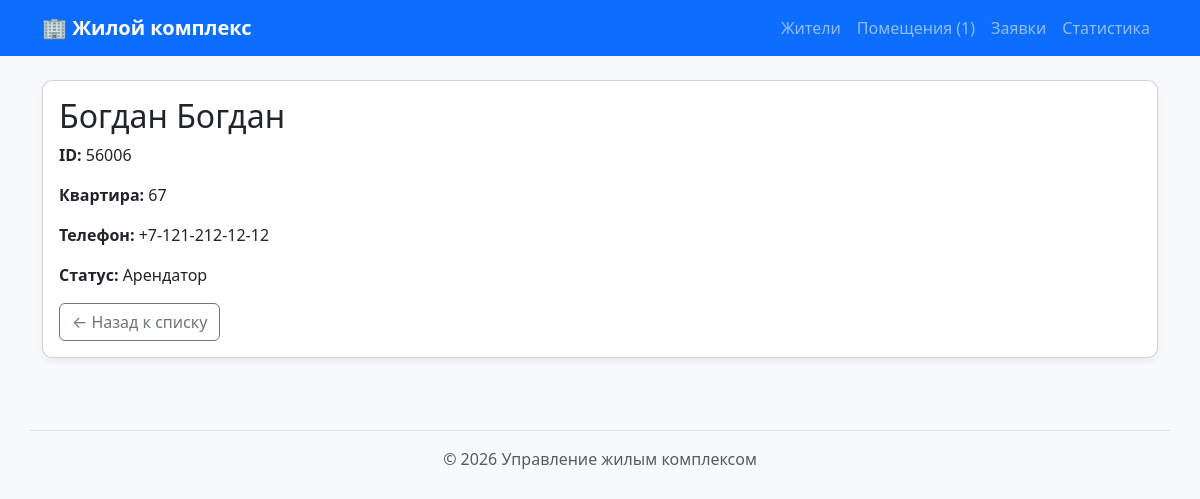
The page /residents/56006/ on the database as committed earlier.
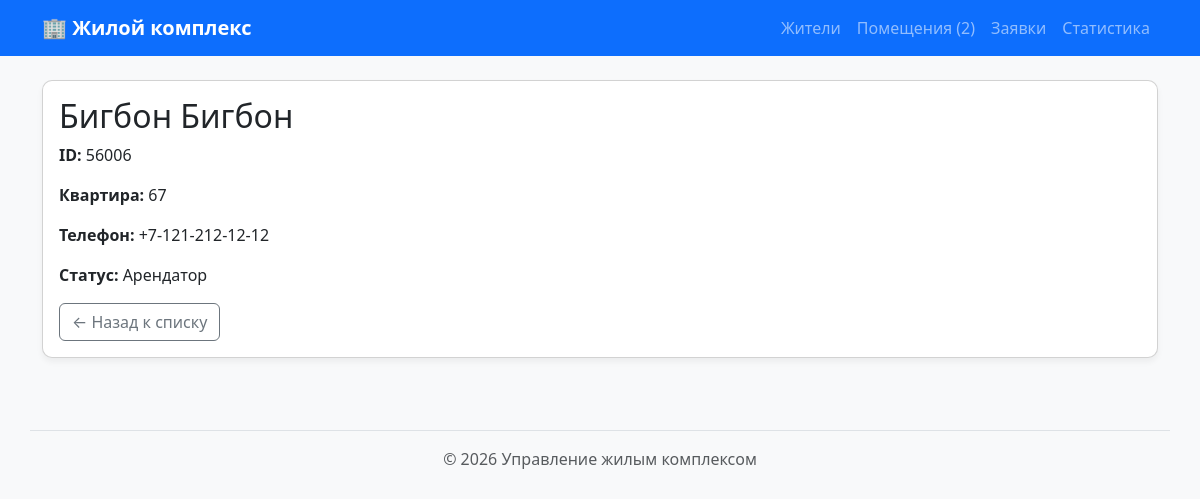
The same page on the database as committed later.
### residents/models.py (models this page shows, shortened)
class Resident(models.Model):
    full_name = models.CharField(max_length=200, verbose_name="ФИО")
    apartment_number = models.PositiveIntegerField(verbose_name="Квартира")
    phone = models.CharField(
        max_length=20,
        verbose_name="Телефон",
        blank=True,
        null=True
    )
    status = models.CharField(max_length=50, verbose_name="Статус")
    class Meta:
        ordering = ["full_name"]
        verbose_name = "Житель"
        verbose_name_plural = "Жители"

### residents/views.py (the view)
# urls.py: path("<int:resident_id>/", views.resident_detail, name="detail"),
def resident_detail(request, resident_id: int):
    resident = get_object_or_404(Resident, pk=resident_id)
    return render(request, "residents/resident_detail.html", {"resident": resident})

### premises/context_processors.py (called while the page is built)
def premise_context(request):
    return {
        "site_name": "Жилой комплекс",
        "premises_count": Premise.objects.count(),
    }

### residents/templates/residents/resident_detail.html (shortened to what this page needs)
{% extends "base.html" %}
{% block content %}
<div class="card">
    <div class="card-body">
        <h2 class="card-title">{{ resident.full_name}}</h2>
        <p class="card-text"><strong>ID:</strong> {{ resident.id }}</p>
        <p class="card-text"><strong>Квартира:</strong> {{ resident.apartment_number }}</p>
        <p class="card-text"><strong>Телефон:</strong> {{ resident.phone }}</p>
        <p class="card-text"><strong>Статус:</strong> {{ resident.status }}</p>
        <a href="{% url 'residents:list' %}" class="btn btn-outline-secondary">← Назад к списку</a>
    </div>
</div>
{% endblock %}

Rows that differ between the two databases and show on the page:
changed Resident "Арендатор": full_name "Богдан Богдан" → "Бигбон Бигбон"
Other text that changed with them:
{{ premises_count }}: "1" → "2"
